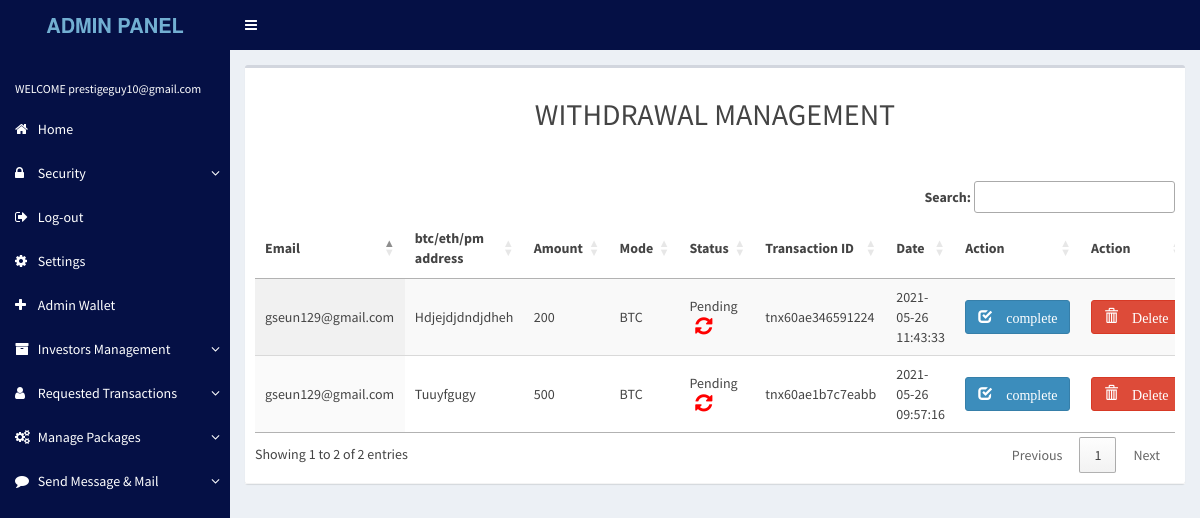
/admin/c2wad/withdraw.php (signed in), run on the app's committed database.
### tables this page shows
CREATE TABLE `wbtc` (
  `id` int(11) NOT NULL,
  `moni` double NOT NULL,
  `mode` varchar(200) NOT NULL,
  `email` varchar(200) NOT NULL,
  `status` varchar(200) NOT NULL,
  `tnx` varchar(200) NOT NULL,
  `wal` varchar(200) NOT NULL,
  `date` timestamp NOT NULL DEFAULT current_timestamp()
);

### admin/c2wad/withdraw.php (the view, shortened to what this page needs)
<?php
include "../../config/config.php";
include 'header.php';
?>
<link rel="stylesheet" type="text/css" href="https://cdn.datatables.net/1.10.19/css/jquery.dataTables.css">
  <link rel="stylesheet" href=" https://code.jquery.com/ui/1.12.1/themes/base/jquery-ui.css">
  <link rel="stylesheet" href=" https://cdn.datatables.net/1.10.19/css/dataTables.jqueryui.min.css">
  <link rel="stylesheet" href=" https://cdn.datatables.net/buttons/1.5.6/css/buttons.jqueryui.min.css">
  <link rel="stylesheet" href=" https://cdn.datatables.net/1.10.19/css/dataTables.bootstrap.min.css">
  <link rel="stylesheet" href=" https://cdn.datatables.net/buttons/1.5.6/css/buttons.bootstrap.min.css">
  <link rel="stylesheet" href="">
 <div class="content-wrapper">
  <section class="content">
<div style="width:100%">
          <div class="box box-default">
            <div class="box-header with-border">
	<div class="row">
		 <h2 class="text-center">WITHDRAWAL MANAGEMENT</h2>
<div class="col-md-12 col-sm-12 col-sx-12">
               <div class="table-responsive">
                     <table class="display"  id="example">
					<thead>
						<tr class="info">
						<th>Email</th>
						<th>btc/eth/pm address</th>
							<th>Amount</th>
                            <th>Mode</th>
                             <th>Status</th>
							<th>Transaction ID</th>
							<th>Date</th>
                                <th>Action</th>
                                 <th>Action</th>
						</tr>
					</thead>
					<tbody>
					<?php $sql= "SELECT * FROM wbtc ORDER BY id DESC";
			  $result = mysqli_query($link,$sql);
			  if(mysqli_num_rows($result) > 0){
				  while($row = mysqli_fetch_assoc($result)){
if(isset($row['status']) &&  $row['status']== 'completed'){
	$sec = 'Completed &nbsp;&nbsp;<i style="background-color:green;color:#fff; font-size:20px;" class="fa  fa-check" ></i>';
}else{
$sec ='Pending &nbsp;&nbsp;<i class="fa  fa-refresh" style=" font-size:20px;color:red"></i>';
}
				  ?>
						<tr class="primary">
						<form action="withdraw.php" method="post">
                          <td><?php echo $row['email'];?></td>
                            <td><?php echo $row['wal'];?></td>
							<td><?php echo $row['moni'];?></td>
							<td><?php echo $row['mode'];?></td>
							<td><?php echo $sec ;?></td>
							<td><?php echo $row['tnx'];?></td>
              <td><?php echo $row['date'];?></td>
                             <td><button class="btn btn-primary" type="submit" name="complete" ><span class="glyphicon glyphicon-check"> complete</span></button></td>
    <td><button type="submit" name="delete" class="btn btn-danger"><span class="glyphicon glyphicon-trash"> Delete</span></button></td>
</form>
						</tr>
					  <?php
 }
			  }
			  ?>
					</tbody>
				</table>
</div>
          </div>
		  </div>
          </div>
    </body>
              </div>
            </div>
              </div>
    </body>
  </body>
</html>

### data on the page
wbtc: email "gseun129@gmail.com", wal "Hdjejdjdndjdheh", moni "200", mode "BTC", status "Pending", tnx "tnx60ae346591224", date "2021-05-26 11:43:33"
wbtc: email "gseun129@gmail.com", wal "Tuuyfgugy", moni "500", mode "BTC", status "Pending", tnx "tnx60ae1b7c7eabb", date "2021-05-26 09:57:16"

### other printed values
$_SESSION['email'] "prestigeguy10@gmail.com"
